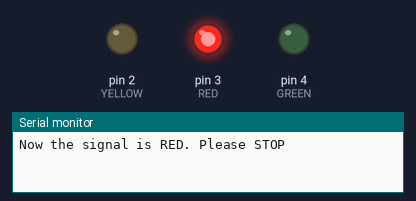
Simulated run of this sketch. Board: Arduino Uno, built with avr-gcc and run on an emulated ATmega328P. On the bench: output pins drawn as LEDs (lit = HIGH), the last lines printed to the serial monitor.

Above: at 2.5 s.
At 6.0 s:
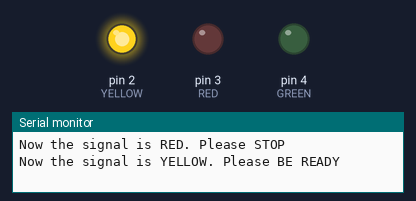
At 9.5 s:
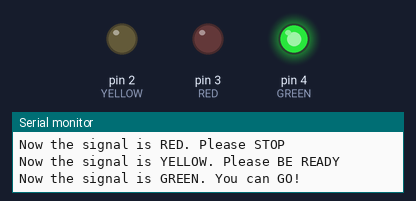
Timing chart, 0 to 15.6 s (numbered marks = the images above):
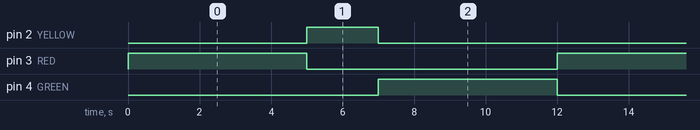

The sketch:

traffic_light.ino
```cpp
// Arduino pins connected to the traffic-light LEDs.
const int GREEN = 4;
const int YELLOW = 2;
const int RED = 3;

void setup() {
  // Initialize serial communication at 9600 baud rate
  Serial.begin(9600);

  // Set each LED pin as an output.
  pinMode(GREEN, OUTPUT);
  pinMode(YELLOW, OUTPUT);
  pinMode(RED, OUTPUT);
}

void loop() {
  // Turn on the red LED and turn the other LEDs off.
  digitalWrite(GREEN, LOW);
  digitalWrite(YELLOW, LOW);
  digitalWrite(RED, HIGH);
  // Print the String on the console for guidance
  Serial.println("Now the signal is RED. Please STOP");
  delay(5000);  // Keep the red light on for 5 seconds.

  // Turn on the yellow LED and turn the other LEDs off.
  digitalWrite(GREEN, LOW);
  digitalWrite(YELLOW, HIGH);
  digitalWrite(RED, LOW);
  // Print the String on the console for guidance
  Serial.println("Now the signal is YELLOW. Please BE READY");
  delay(2000);  // Keep the yellow light on for 2 seconds.

  // Turn on the green LED and turn the other LEDs off.
  digitalWrite(GREEN, HIGH);
  digitalWrite(YELLOW, LOW);
  digitalWrite(RED, LOW);
  // Print the String on the console for guidance
  Serial.println("Now the signal is GREEN. You can GO!");
  delay(5000);  // Keep the green light on for 5 seconds.

}
```

Measured:
- by itself, pin 2 (YELLOW): alternates HIGH for 2.0 s and LOW for 10.0 s
- by itself, pin 3 (RED), pin 4 (GREEN): alternates HIGH for 5.0 s and LOW for 7.0 s
- by itself, everything shown: repeats every 12.0 s, in 3 steps
